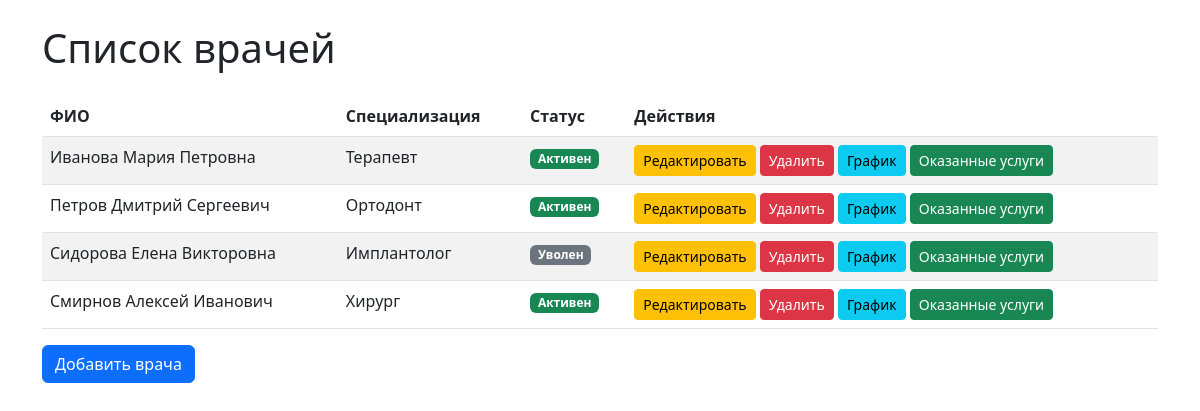
The page / on the database its author committed.
### tables this page shows
CREATE TABLE employees (
    id INTEGER PRIMARY KEY AUTOINCREMENT,
    full_name TEXT NOT NULL,
    specialization_id INTEGER NOT NULL,
    salary_percent REAL NOT NULL CHECK(salary_percent > 0 AND salary_percent <= 100),
    is_active INTEGER NOT NULL DEFAULT 1 CHECK(is_active IN (0, 1)),
    hired_date TEXT NOT NULL,
    fired_date TEXT,
    FOREIGN KEY (specialization_id) REFERENCES specializations(id) 
        ON DELETE RESTRICT 
        ON UPDATE CASCADE,
    CHECK(fired_date IS NULL OR fired_date >= hired_date)
);

CREATE TABLE specializations (
    id INTEGER PRIMARY KEY AUTOINCREMENT,
    name TEXT NOT NULL UNIQUE
);

### public/index.php (the view, shortened to what this page needs)
<?php
require_once __DIR__ . '/../db/db.php';
$stmt = $pdo->query('
    SELECT e.id, e.full_name, e.is_active, s.name as specialization
    FROM employees e
    JOIN specializations s ON e.specialization_id = s.id
    ORDER BY e.full_name
');
$employees = $stmt->fetchAll(PDO::FETCH_ASSOC);
?>
<!DOCTYPE html>
<html lang="ru">
<head>
    <link href="https://cdn.jsdelivr.net/npm/bootstrap@5.3.0/dist/css/bootstrap.min.css" rel="stylesheet">
</head>
<body>
    <div class="container mt-4">
        <h1 class="mb-4">Список врачей</h1>
        <table class="table table-striped">
            <thead>
                <tr>
                    <th>ФИО</th>
                    <th>Специализация</th>
                    <th>Статус</th>
                    <th>Действия</th>
                </tr>
            </thead>
            <tbody>
                <?php foreach ($employees as $employee): ?>
                <tr>
                    <td><?= htmlspecialchars($employee['full_name']) ?></td>
                    <td><?= htmlspecialchars($employee['specialization']) ?></td>
                    <td>
                        <?php if ($employee['is_active']): ?>
                            <span class="badge bg-success">Активен</span>
                        <?php else: ?>
                            <span class="badge bg-secondary">Уволен</span>
                        <?php endif; ?>
                    </td>
                    <td>
                        <a href="edit_employee.php?id=<?= $employee['id'] ?>" class="btn btn-sm btn-warning">Редактировать</a>
                        <a href="delete_employee.php?id=<?= $employee['id'] ?>" class="btn btn-sm btn-danger">Удалить</a>
                        <a href="schedule.php?id=<?= $employee['id'] ?>" class="btn btn-sm btn-info">График</a>
                        <a href="services.php?id=<?= $employee['id'] ?>" class="btn btn-sm btn-success">Оказанные услуги</a>
                    </td>
                </tr>
                <?php endforeach; ?>
            </tbody>
        </table>
        <a href="add_employee.php" class="btn btn-primary">Добавить врача</a>
    </div>
</body>
</html>

### rows shown on the page
employees: full_name "Иванова Мария Петровна", specialization.name "Терапевт", is_active "Активен"
employees: full_name "Петров Дмитрий Сергеевич", specialization.name "Ортодонт", is_active "Активен"
employees: full_name "Сидорова Елена Викторовна", specialization.name "Имплантолог", is_active "Уволен"
employees: full_name "Смирнов Алексей Иванович", specialization.name "Хирург", is_active "Активен"
